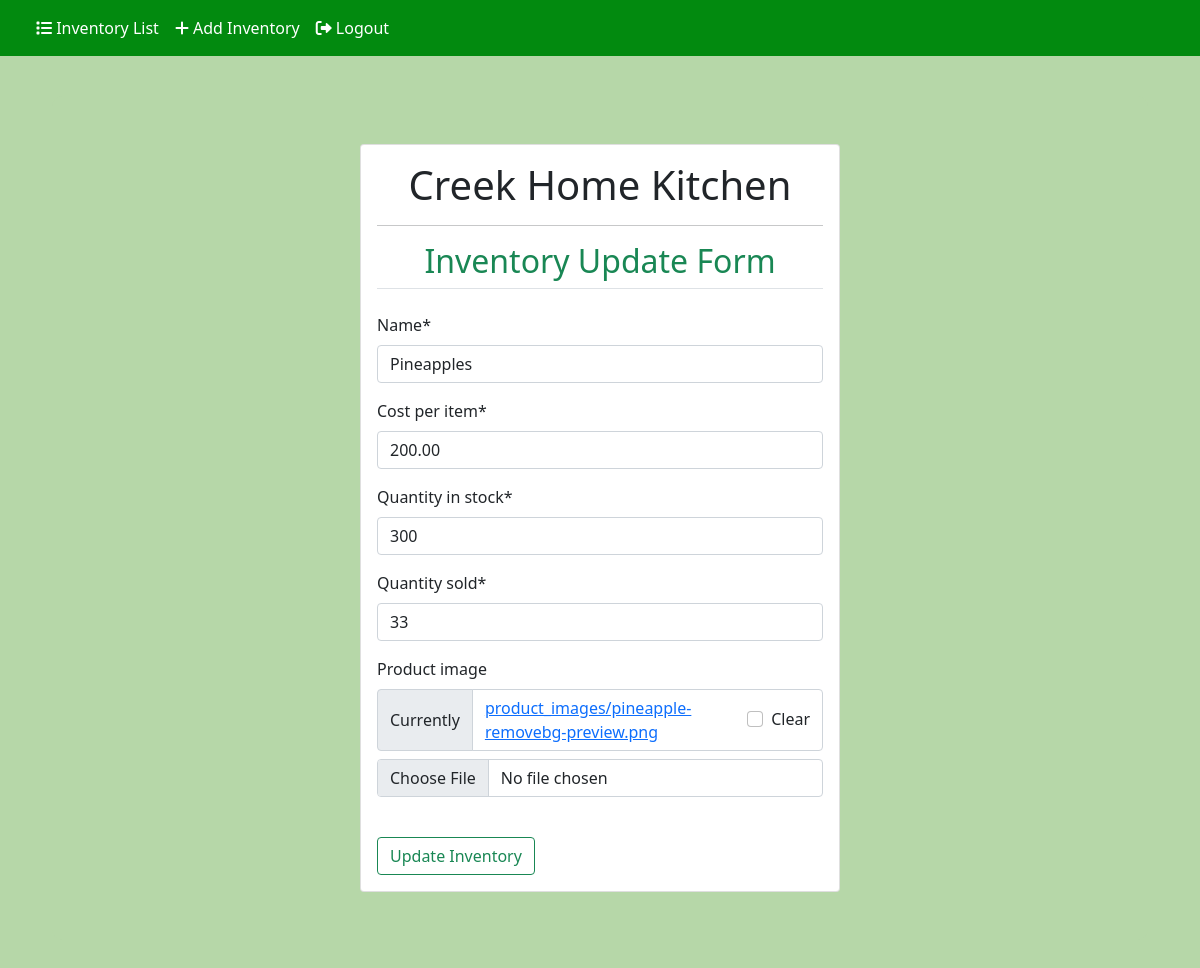
Page /inventory/update/10 (signed in) on the committed database.
### inventory/models.py (models this page shows, shortened)
class Inventory(models.Model):
    name = models.CharField(max_length=100, null=False, blank=False)
    cost_per_item = models.DecimalField(max_digits=19, decimal_places=2, null=False, blank=False)
    quantity_in_stock = models.IntegerField(null=False, blank=False)
    quantity_sold = models.IntegerField(null=False, blank=False)
    total_sales = models.DecimalField(max_digits=19, decimal_places=2, null=False, blank=False)
    stock_date = models.DateField(auto_now_add=True)
    last_sales_date = models.DateField(auto_now=True)
    product_image = models.ImageField(upload_to='product_images/', null=True, blank=True)

### inventory/views.py (the view)
# urls.py: path("update/<int:pk>", update_inventory, name="update_inventory"),
@login_required
def update_inventory(request, pk):
    inventory = get_object_or_404(Inventory, pk=pk)
    if request.method == "POST":
        update_form = UpdateInventoryForm(data=request.POST, instance=inventory)
        if update_form.is_valid():
            update_form.save()
            return redirect('inventory_list')
    else:
        update_form = UpdateInventoryForm(instance=inventory)
    context = {"form": update_form}
    return render(request, "inventory/inventory_update.html", context=context)

### inventory/forms.py
class UpdateInventoryForm(forms.ModelForm):
    class Meta:
        model = Inventory
        fields = ['name', 'cost_per_item', 'quantity_in_stock', 'quantity_sold', 'product_image']

### templates/inventory/inventory_update.html (shortened to what this page needs)
{% extends "../layout.html" %}
{% load crispy_forms_tags %}
{% load static %}
{% block content %}
<div class="content-section d-flex align-items-center justify-content-center">
    <div class="card m-4" style="width: 30rem;">
        <div class="card-body">
            <form method="POST" enctype="multipart/form-data">
                <fieldset>
                    <legend class="border-bottom pd-2 mb-4 text-center">
                        <h1 class="font-weight-bold">Creek Home Kitchen</h1>
                        <hr class="my-3">
                        <h2 class="text-success">Inventory Update Form</h2>
                    </legend>
                    <div class="form-group">
                        {{ form|crispy }}
                    </div>
                    <div class="form-group pt-4">
                        <button class="btn btn-outline-success" type="submit">Update Inventory</button>
                    </div>
                </fieldset>
            </form>
        </div>
    </div>
</div>
{% endblock %}

### chkimsv20/static/css/main.css (style rules this page uses)
body { background-color: rgb(182,215,168); }
.content-section { background:#b6d7a8; margin: 40px; padding: 1.5rem 1.5rem; border-radius: 10px; }

### rows in the picture
Inventory: name "Pineapples", cost_per_item "200.00", quantity_in_stock "300", quantity_sold "33"
